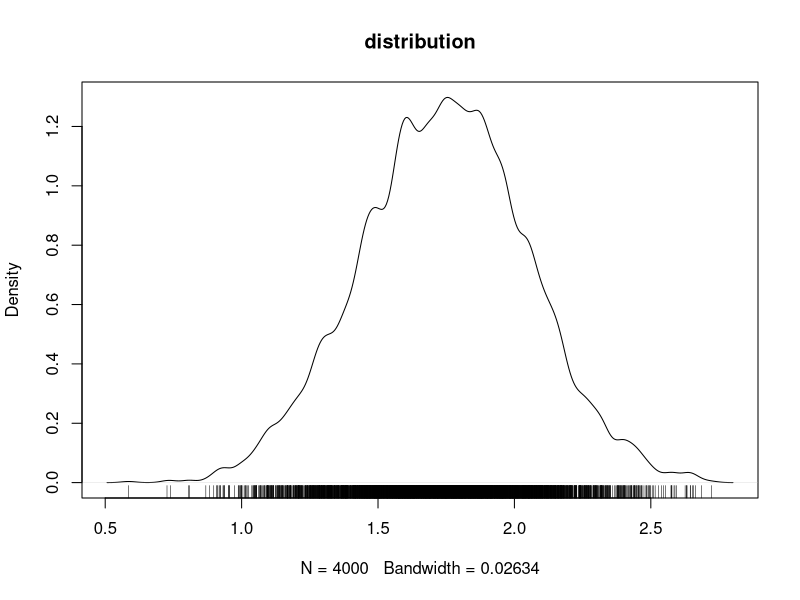

Recreate this plot in R.
data(mtcars)
head(mtcars,6)
Income<-rlnorm(4000,meanlog=4,sdlog = 0.7)
plot(density(log10(Income),adjust=0.5),main="distribution")
rug(log10(Income))
